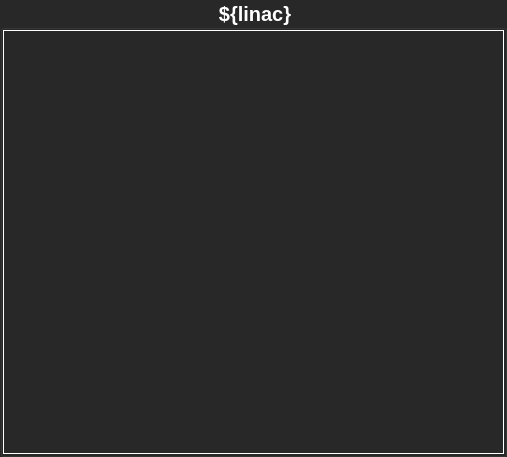
<?xml version="1.0" encoding="UTF-8"?>
<ui version="4.0">
 <class>Form</class>
 <widget class="QWidget" name="Form">
  <property name="geometry">
   <rect>
    <x>0</x>
    <y>0</y>
    <width>507</width>
    <height>457</height>
   </rect>
  </property>
  <property name="windowTitle">
   <string>Form</string>
  </property>
  <property name="accessibleName">
   <string>linacForm</string>
  </property>
  <layout class="QVBoxLayout" name="verticalLayout">
   <property name="spacing">
    <number>0</number>
   </property>
   <property name="leftMargin">
    <number>0</number>
   </property>
   <property name="topMargin">
    <number>0</number>
   </property>
   <property name="rightMargin">
    <number>0</number>
   </property>
   <property name="bottomMargin">
    <number>0</number>
   </property>
   <item>
    <widget class="QGroupBox" name="groupBox">
     <property name="font">
      <font>
       <pointsize>15</pointsize>
       <weight>75</weight>
       <bold>true</bold>
      </font>
     </property>
     <property name="accessibleName">
      <string>linac_groupBox</string>
     </property>
     <property name="styleSheet">
      <string notr="true">color: rgb(255, 255, 255);
background-color: rgb(40, 40, 40);</string>
     </property>
     <property name="title">
      <string>${linac}</string>
     </property>
     <property name="alignment">
      <set>Qt::AlignCenter</set>
     </property>
     <layout class="QVBoxLayout" name="linacnames">
      <property name="spacing">
       <number>0</number>
      </property>
      <property name="leftMargin">
       <number>0</number>
      </property>
      <property name="topMargin">
       <number>0</number>
      </property>
      <property name="rightMargin">
       <number>0</number>
      </property>
      <property name="bottomMargin">
       <number>0</number>
      </property>
      <item>
       <widget class="PyDMTemplateRepeater" name="linacTemplateRepeater">
        <property name="sizePolicy">
         <sizepolicy hsizetype="Preferred" vsizetype="Preferred">
          <horstretch>0</horstretch>
          <verstretch>0</verstretch>
         </sizepolicy>
        </property>
        <property name="toolTip">
         <string/>
        </property>
        <property name="accessibleName">
         <string>linacTemplate</string>
        </property>
        <property name="accessibleDescription">
         <string/>
        </property>
        <property name="styleSheet">
         <string notr="true">background-color: rgb(40, 40, 40);</string>
        </property>
        <property name="frameShape">
         <enum>QFrame::Box</enum>
        </property>
        <property name="layoutType" stdset="0">
         <enum>PyDMTemplateRepeater::Horizontal</enum>
        </property>
        <property name="countShownInDesigner" stdset="0">
         <number>20</number>
        </property>
        <property name="templateFilename" stdset="0">
         <string>cryomodule.ui</string>
        </property>
        <property name="dataSource" stdset="0">
         <string>${linac}.json</string>
        </property>
       </widget>
      </item>
     </layout>
    </widget>
   </item>
  </layout>
 </widget>
 <customwidgets>
  <customwidget>
   <class>PyDMTemplateRepeater</class>
   <extends>QFrame</extends>
   <header>pydm.widgets.template_repeater</header>
   <container>1</container>
  </customwidget>
 </customwidgets>
 <resources/>
 <connections/>
</ui>
